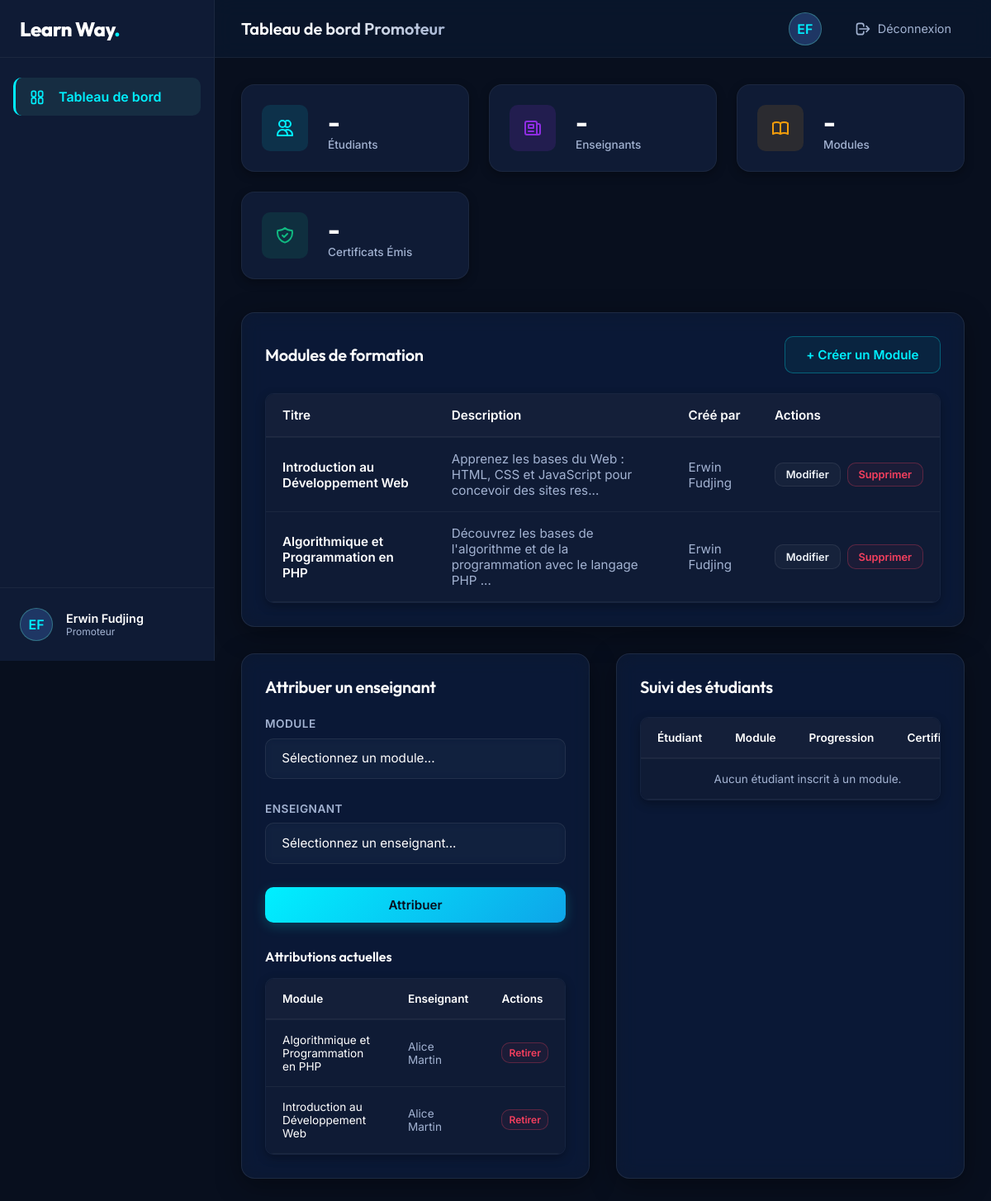
Page /dashboards/promoteur.php (signed in) on the committed database.
### tables this page shows
CREATE TABLE `modules` (
    `id` INT AUTO_INCREMENT PRIMARY KEY,
    `title` VARCHAR(255) NOT NULL,
    `description` TEXT NULL,
    `created_by` INT NULL,
    `created_at` DATETIME DEFAULT CURRENT_TIMESTAMP,
    CONSTRAINT `fk_modules_creator` FOREIGN KEY (`created_by`)
        REFERENCES `users` (`id`) ON DELETE SET NULL
);

CREATE TABLE `users` (
    `id` INT AUTO_INCREMENT PRIMARY KEY,
    `email` VARCHAR(180) NOT NULL UNIQUE,
    `password` VARCHAR(255) NOT NULL,
    `first_name` VARCHAR(100) NOT NULL,
    `last_name` VARCHAR(100) NOT NULL,
    `role` ENUM('promoteur', 'enseignant', 'etudiant') NOT NULL,
    `created_at` DATETIME DEFAULT CURRENT_TIMESTAMP
);

CREATE TABLE `module_teachers` (
    `module_id` INT NOT NULL,
    `teacher_id` INT NOT NULL,
    `assigned_at` DATETIME DEFAULT CURRENT_TIMESTAMP,
    PRIMARY KEY (`module_id`, `teacher_id`),
    CONSTRAINT `fk_mt_module` FOREIGN KEY (`module_id`)
        REFERENCES `modules` (`id`) ON DELETE CASCADE,
    CONSTRAINT `fk_mt_teacher` FOREIGN KEY (`teacher_id`)
        REFERENCES `users` (`id`) ON DELETE CASCADE
);

### dashboards/promoteur.php (the view, shortened to what this page needs)
<?php
require_once __DIR__ . '/../includes/header.php';
$stmtModules = $pdo->query('
    SELECT m.*, u.first_name as creator_first, u.last_name as creator_last
    FROM modules m
    LEFT JOIN users u ON m.created_by = u.id
    ORDER BY m.created_at DESC
');
$modules = $stmtModules->fetchAll();
$stmtAssignments = $pdo->query('
    SELECT mt.*, m.title as module_title, u.first_name, u.last_name, u.email
    FROM module_teachers mt
    JOIN modules m ON mt.module_id = m.id
    JOIN users u ON mt.teacher_id = u.id
    ORDER BY m.title, u.last_name
');
$assignments = $stmtAssignments->fetchAll();
$stmtEnrollments = $pdo->query('
    SELECT e.student_id, e.module_id, e.enrolled_at,
           u.first_name, u.last_name, u.email,
           m.title as module_title,
           c.id as cert_id, c.certificate_number
    FROM enrollments e
    JOIN users u ON e.student_id = u.id
    JOIN modules m ON e.module_id = m.id
    LEFT JOIN certifications c ON e.student_id = c.student_id AND e.module_id = c.module_id
    ORDER BY e.enrolled_at DESC
');
$enrollments = $stmtEnrollments->fetchAll();
?>
<div class="stats-grid" id="statsGrid">
    <div class="stat-card">
        <div class="stat-icon primary">
            <svg width="24" height="24" fill="none" viewBox="0 0 24 24" stroke="currentColor">
                <path stroke-linecap="round" stroke-linejoin="round" stroke-width="2" d="M12 4.354a4 4 0 110 5.292M15 21H3v-1a6 6 0 0112 0v1zm0 0h6v-1a6 6 0 00-9-5.197M13 7a4 4 0 11-8 0 4 4 0 018 0z" />
            </svg>
        </div>
        <div class="stat-details">
            <span class="stat-number" id="kpi-students">-</span>
            <span class="stat-label">Étudiants</span>
        </div>
    </div>
    <div class="stat-card">
        <div class="stat-icon purple">
            <svg width="24" height="24" fill="none" viewBox="0 0 24 24" stroke="currentColor">
                <path stroke-linecap="round" stroke-linejoin="round" stroke-width="2" d="M19 20H5a2 2 0 01-2-2V6a2 2 0 012-2h10a2 2 0 012 2v1m2 13a2 2 0 01-2-2V7m2 13a2 2 0 002-2V9a2 2 0 00-2-2h-2m-4-3H9M7 16h6M7 8h6v4H7V8z" />
            </svg>
        </div>
        <div class="stat-details">
            <span class="stat-number" id="kpi-teachers">-</span>
            <span class="stat-label">Enseignants</span>
        </div>
    </div>
    <div class="stat-card">
        <div class="stat-icon warning">
        </div>
        <div class="stat-details">
            <span class="stat-number" id="kpi-modules">-</span>
            <span class="stat-label">Modules</span>
        </div>
    </div>
    <div class="stat-card">
        <div class="stat-icon success">
        </div>
        <div class="stat-details">
            <span class="stat-number" id="kpi-certificates">-</span>
            <span class="stat-label">Certificats Émis</span>
        </div>
    </div>
</div>
<div style="display: grid; grid-template-columns: 2fr 1fr; gap: 2rem; margin-bottom: 2rem;">
    <div class="card glass-panel" style="grid-column: span 2;">
        <div class="card-header">
            <h2 class="card-title">Modules de formation</h2>
            <button class="btn btn-primary" onclick="openCreateModuleModal()">+ Créer un Module</button>
        </div>
        <div class="table-responsive">
            <table class="table-custom">
                <thead>
                    <tr>
                        <th>Titre</th>
                        <th>Description</th>
                        <th>Créé par</th>
                        <th>Actions</th>
                    </tr>
                </thead>
                <tbody>
                    <?php if (empty($modules)): ?>
                        <tr>
                            <td colspan="4" style="text-align: center;">Aucun module créé pour le moment.</td>
                        </tr>
                    <?php else: ?>
                        <?php foreach ($modules as $module): ?>
                            <tr>
                                <td style="font-weight: 600; color: #fff;"><?= htmlspecialchars($module['title']) ?></td>
                                <td><?= htmlspecialchars(substr($module['description'] ?? '', 0, 80)) . (strlen($module['description'] ?? '') > 80 ? '...' : '') ?></td>
                                <td><?= htmlspecialchars($module['creator_first'] . ' ' . $module['creator_last']) ?></td>
                                <td>
                                    <div style="display: flex; gap: 0.5rem;">
                                        <button class="btn btn-secondary" style="padding: 0.4rem 0.8rem; font-size: 0.8rem;" onclick="openEditModuleModal(<?= $module['id'] ?>, '<?= htmlspecialchars(addslashes($module['title'])) ?>', '<?= htmlspecialchars(addslashes($module['description'] ?? '')) ?>')">Modifier</button>
                                        <form action="/actions/manage_modules.php" method="POST" onsubmit="return confirm('Êtes-vous sûr de vouloir supprimer ce module ? Tous les cours associés seront supprimés.');">
                                            <button type="submit" class="btn btn-danger" style="padding: 0.4rem 0.8rem; font-size: 0.8rem;">Supprimer</button>
                                        </form>
                                    </div>
                                </td>
                            </tr>
                        <?php endforeach; ?>
                    <?php endif; ?>
                </tbody>
            </table>
        </div>
    </div>
</div>
<div style="display: grid; grid-template-columns: 1fr 1fr; gap: 2rem; margin-bottom: 2rem;">
    <div class="card glass-panel">
        <div class="card-header">
            <h2 class="card-title">Attribuer un enseignant</h2>
        </div>
        <form action="/actions/manage_modules.php" method="POST" style="margin-bottom: 2rem;">
            <div class="form-group">
                <label for="assign_module_id" class="form-label">Module</label>
                <select name="module_id" id="assign_module_id" class="form-control glass-input" required>
                    <option value="">Sélectionnez un module...</option>
                </select>
            </div>
            <div class="form-group">
                <label for="assign_teacher_id" class="form-label">Enseignant</label>
                <select name="teacher_id" id="assign_teacher_id" class="form-control glass-input" required>
                    <option value="">Sélectionnez un enseignant...</option>
                </select>
            </div>
            <button type="submit" class="btn btn-filled" style="width: 100%;">Attribuer</button>
        </form>
        <h3 style="margin-bottom: 1rem; font-size: 1rem;">Attributions actuelles</h3>
        <div class="table-responsive">
            <table class="table-custom" style="font-size: 0.85rem;">
                <thead>
                    <tr>
                        <th>Module</th>
                        <th>Enseignant</th>
                        <th>Actions</th>
                    </tr>
                </thead>
                <tbody>
                    <?php if (empty($assignments)): ?>
                        <tr>
                            <td colspan="3" style="text-align: center;">Aucune attribution trouvée.</td>
                        </tr>
                    <?php else: ?>
                        <?php foreach ($assignments as $assign): ?>
                            <tr>
                                <td style="color:#fff;"><?= htmlspecialchars($assign['module_title']) ?></td>
                                <td><?= htmlspecialchars($assign['first_name'] . ' ' . $assign['last_name']) ?></td>
                                <td>
                                    <form action="/actions/manage_modules.php" method="POST">
                                        <button type="submit" class="btn btn-danger" style="padding: 0.25rem 0.5rem; font-size: 0.75rem;">Retirer</button>
                                    </form>
                                </td>
                            </tr>
                        <?php endforeach; ?>
                    <?php endif; ?>
                </tbody>
            </table>
        </div>
    </div>
    <div class="card glass-panel">
        <div class="card-header">
            <h2 class="card-title">Suivi des étudiants</h2>
        </div>
        <div class="table-responsive" style="max-height: 480px; overflow-y: auto;">
            <table class="table-custom" style="font-size: 0.85rem;">
                <thead>
                    <tr>
                        <th>Étudiant</th>
                        <th>Module</th>
                        <th>Progression</th>
                        <th>Certificat</th>
                    </tr>
                </thead>
                <tbody>
                    <?php if (empty($enrollments)): ?>
                        <tr>
                            <td colspan="4" style="text-align: center;">Aucun étudiant inscrit à un module.</td>
                        </tr>
                    <?php endif; ?>
                </tbody>
            </table>
        </div>
    </div>
</div>
<?php require_once __DIR__ . '/../includes/footer.php'; ?>

### assets/css/glassmorphism.css (style rules this page uses)
.glass-panel { background: rgba(17, 34, 64, 0.55); backdrop-filter: blur(12px) saturate(180%); -webkit-backdrop-filter: blur(12px) saturate(180%); border: 1px solid rgba(255, 255, 255, 0.08); border-radius: var(--border-radius-md); box-shadow: 0 8px 32px 0 rgba(0, 0, 0, 0.37); }
.glass-input { background: rgba(255, 255, 255, 0.02) !important; border: 1px solid rgba(255, 255, 255, 0.08) !important; backdrop-filter: blur(5px); }

### rows in the picture
modules: title "Introduction au Développement Web", description "Apprenez les bases du Web : HTML, CSS et JavaScript pour concevoir des sites res", created_by.last_name "Erwin Fudjing"
modules: title "Algorithmique et Programmation en PHP", description "Découvrez les bases de l'algorithme et de la programmation avec le langage PHP", created_by.last_name "Erwin Fudjing"
module_teachers: module.title "Algorithmique et Programmation en PHP", teacher.last_name "Alice Martin"
module_teachers: module.title "Introduction au Développement Web", teacher.last_name "Alice Martin"

### other values in the picture
$fullName "Erwin Fudjing"
$pageTitle "Tableau de bord Promoteur"
